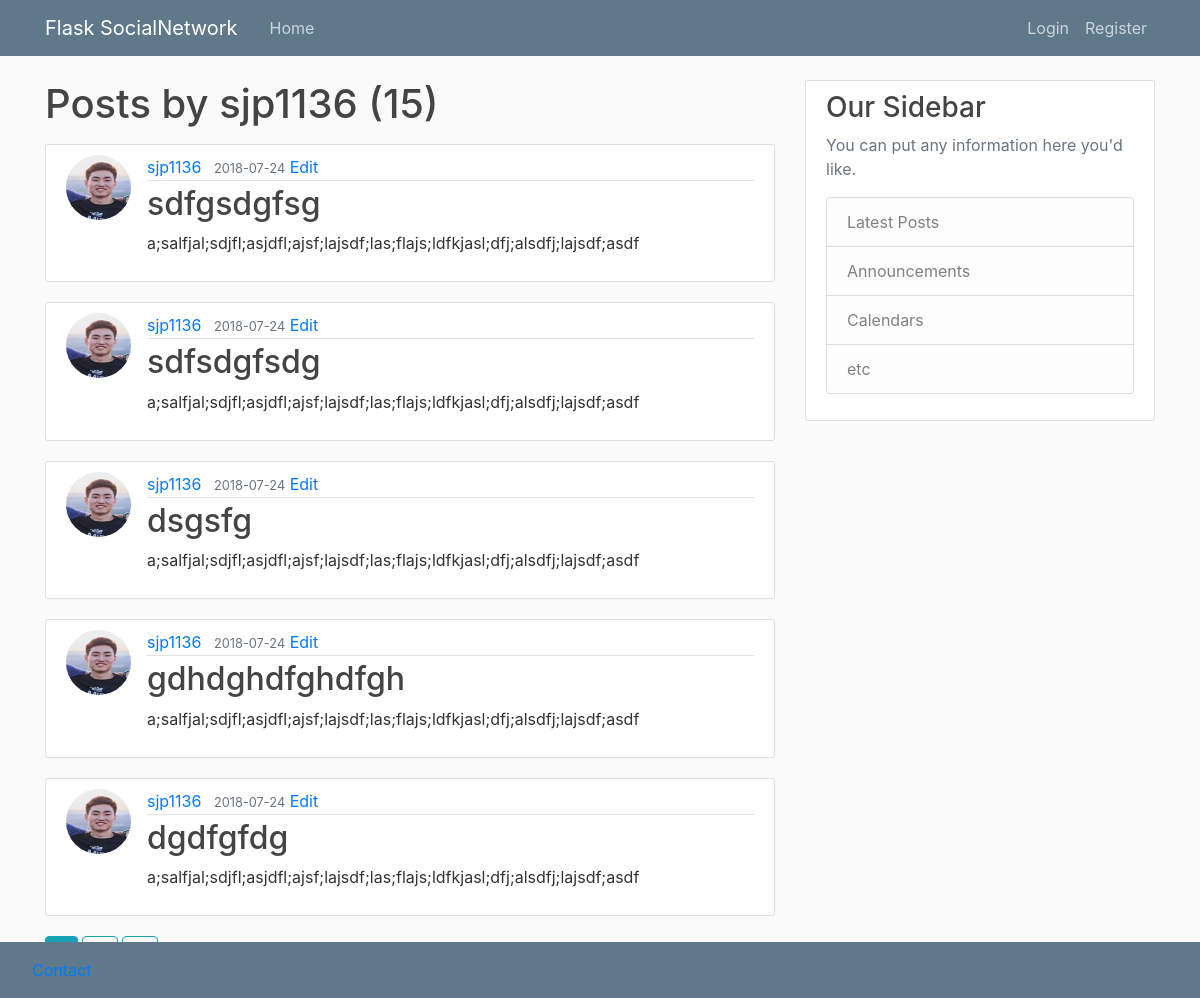
Page /user/sjp1136 on the committed database.
### sn_flask/models.py (models this page shows, shortened)
class User(db.Model, UserMixin):
    id = db.Column(db.Integer, primary_key=True)
    username = db.Column(db.String(20), unique=True, nullable=False)
    email = db.Column(db.String(120), unique=True, nullable=False)
    image_file = db.Column(db.String(20), nullable=False,
                           default='default.jpg')
    password = db.Column(db.String(60), nullable=False)
    posts = db.relationship('Post', backref='author', lazy=True)

class Post(db.Model):
    id = db.Column(db.Integer, primary_key=True)
    title = db.Column(db.String(100), nullable=False)
    date_posted = db.Column(db.DateTime, nullable=False,
                            default=datetime.utcnow)
    content = db.Column(db.Text, nullable=False)
    user_id = db.Column(db.Integer, db.ForeignKey('user.id'), nullable=False)

### sn_flask/routes.py (the view)
@app.route("/user/<string:username>")
def user_posts(username):
    page = request.args.get('page', 1, type=int)
    user = User.query.filter_by(username=username).first_or_404()
    posts = Post.query.filter_by(author=user)\
        .order_by(Post.date_posted.desc())\
        .paginate(page=page, per_page=5)
    return render_template('user_posts.html', posts=posts, user=user)

### sn_flask/templates/user_posts.html
{% extends "layout.html" %} {% block content %}
<h1 class="mb-3">Posts by {{ user.username }} ({{ posts.total }})</h1>
{% for post in posts.items %}
<article class="media content-section">
    <img class='rounded-circle article-img' src="{{ url_for('static',filename='profile_pics/'+post.author.image_file) }}">
    <div class="media-body">
        <div class="article-metadata">
            <a class="mr-2" href="{{ url_for('user_posts',username=post.author.username) }}">{{ post.author.username }}</a>
            <small class="text-muted">{{ post.date_posted.strftime('%Y-%m-%d') }}</small>
            <a class='right' href="{{ url_for('post', post_id=post.id) }}">Edit</a>
        </div>
        <h2>
            <a class="article-title">{{ post.title }}</a>
        </h2>
        <p class="article-content">{{ post.content }}</p>
    </div>
</article>
{% endfor %} {% for page_num in posts.iter_pages(left_edge=1,right_edge=1,left_current=1, right_current=2) %} {% if page_num
%} {% if posts.page == page_num %}
<a class="btn btn-info mb-4" href="{{ url_for('user_posts',username=user.username, page=page_num) }}">{{page_num}}</a>
{% else %}
<a class="btn btn-outline-info mb-4" href="{{ url_for('user_posts', username=user.username, page=page_num) }}">{{page_num}}</a>
{% endif %} {% else %} ... {% endif %} {% endfor %} {% endblock content %}

### sn_flask/static/main.css (style rules this page uses)
body { background: #fafafa; color: #333333; margin-top: 5rem; }
h1, h2, h3, h4, h5, h6 { color: #444444; }
.right { align-content: right; }
.content-section { background: #ffffff; padding: 10px 20px; border: 1px solid #dddddd; border-radius: 3px; margin-bottom: 20px; }
.article-title { color: #444444; }
.article-content { white-space: pre-line; }
.article-img { height: 65px; width: 65px; margin-right: 16px; }
.article-metadata { padding-bottom: 1px; margin-bottom: 4px; border-bottom: 1px solid #e3e3e3; }

### rows in the picture
User: username "sjp1136"
Post: image_file (picture), author.username "sjp1136", date_posted "2018-07-24", title "sdfgsdgfsg", content "a;salfjal;sdjfl;asjdfl;ajsf;lajsdf;las;flajs;ldfkjasl;dfj;alsdfj;lajsdf;asdf"
Post: image_file (picture), author.username "sjp1136", date_posted "2018-07-24", title "sdfsdgfsdg", content "a;salfjal;sdjfl;asjdfl;ajsf;lajsdf;las;flajs;ldfkjasl;dfj;alsdfj;lajsdf;asdf"
Post: image_file (picture), author.username "sjp1136", date_posted "2018-07-24", title "dsgsfg", content "a;salfjal;sdjfl;asjdfl;ajsf;lajsdf;las;flajs;ldfkjasl;dfj;alsdfj;lajsdf;asdf"
Post: image_file (picture), author.username "sjp1136", date_posted "2018-07-24", title "gdhdghdfghdfgh", content "a;salfjal;sdjfl;asjdfl;ajsf;lajsdf;las;flajs;ldfkjasl;dfj;alsdfj;lajsdf;asdf"
Post: image_file (picture), author.username "sjp1136", date_posted "2018-07-24", title "dgdfgfdg", content "a;salfjal;sdjfl;asjdfl;ajsf;lajsdf;las;flajs;ldfkjasl;dfj;alsdfj;lajsdf;asdf"

### other values in the picture
{{ posts.total }} "15"
